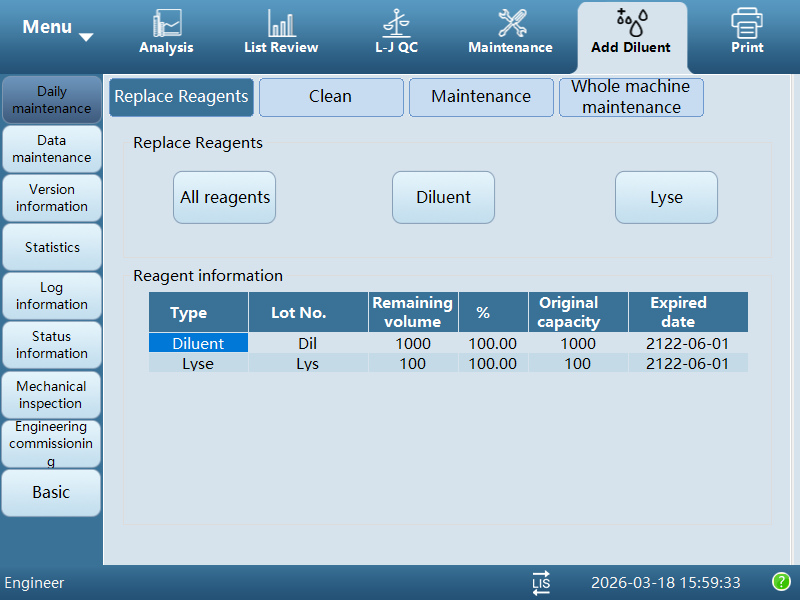
#> input picture images/Add Diluent.png, 800 x 600 px
$ python png_to_svg.py 'images/Add Diluent.png' out.png
#> lines starting #> are read from the running program, lines starting #| are printed output that depends on the picture; after the words box and inside, x2 and y2 are one past the last pixel; in counts of white or black regions, pixels touching at a corner belong together
#!/usr/bin/env python3
"""Convert a PNG image into an approximate SVG using color quantization.

This is aimed at UI screenshots and similar flat-color images. It reduces the
image to a limited palette, extracts filled regions per color, and writes them
as SVG paths.
"""

from __future__ import annotations

import argparse
import html
from dataclasses import dataclass
from pathlib import Path

import cv2
import numpy as np
from PIL import Image


@dataclass(frozen=True)
class SvgPath:
    color: str
    d: str


def parse_args() -> argparse.Namespace:
    parser = argparse.ArgumentParser(
        description="Convert a PNG image to an approximate SVG."
    )
    parser.add_argument("input", type=Path, help="Input PNG path")
    parser.add_argument("output", type=Path, help="Output SVG path")
    parser.add_argument(
        "--colors",
        type=int,
        default=16,
        help="Number of colors after quantization (default: 16)",
    )
    parser.add_argument(
        "--min-area",
        type=float,
        default=12.0,
        help="Ignore contours smaller than this area (default: 12)",
    )
    parser.add_argument(
        "--epsilon",
        type=float,
        default=1.2,
        help="Contour simplification in pixels (default: 1.2)",
    )
    parser.add_argument(
        "--background",
        default=None,
        help="Force background fill color, e.g. '#ffffff'",
    )
    return parser.parse_args()


def quantize_image(image: Image.Image, colors: int) -> tuple[np.ndarray, list[tuple[int, int, int]]]:
    rgb = image.convert("RGB")
    quantized = rgb.quantize(colors=colors, method=Image.Quantize.MEDIANCUT)
    indexed = np.array(quantized, dtype=np.uint8)

    raw_palette = quantized.getpalette() or []
    palette: list[tuple[int, int, int]] = []
    for idx in range(colors):
        base = idx * 3
        if base + 2 >= len(raw_palette):
            palette.append((0, 0, 0))
            continue
        palette.append(
            (raw_palette[base], raw_palette[base + 1], raw_palette[base + 2])
        )
    return indexed, palette


def rgb_to_hex(rgb: tuple[int, int, int]) -> str:
    return "#{:02x}{:02x}{:02x}".format(*rgb)


def contour_to_path(contour: np.ndarray) -> str:
    points = contour.reshape(-1, 2)
    if len(points) == 0:
        return ""
    commands = [f"M {int(points[0][0])} {int(points[0][1])}"]
    commands.extend(f"L {int(x)} {int(y)}" for x, y in points[1:])
    commands.append("Z")
    return " ".join(commands)


def build_svg_paths(
    indexed: np.ndarray,
    palette: list[tuple[int, int, int]],
    min_area: float,
    epsilon: float,
) -> list[SvgPath]:
    paths: list[SvgPath] = []
    used_indices = sorted(int(v) for v in np.unique(indexed))

    for palette_index in used_indices:
        mask = np.where(indexed == palette_index, 255, 0).astype(np.uint8)
        contours, _hierarchy = cv2.findContours(
            mask, cv2.RETR_LIST, cv2.CHAIN_APPROX_SIMPLE
        )
        color = rgb_to_hex(palette[palette_index])

        for contour in contours:
            area = cv2.contourArea(contour)
            if area < min_area:
                continue
            approx = cv2.approxPolyDP(contour, epsilon, True)
            path_data = contour_to_path(approx)
            if path_data:
                paths.append(SvgPath(color=color, d=path_data))

    return sorted(paths, key=lambda item: len(item.d))


def write_svg(
    output: Path,
    width: int,
    height: int,
    paths: list[SvgPath],
    background: str | None,
    source_name: str,
) -> None:
    output.parent.mkdir(parents=True, exist_ok=True)
    lines = [
        '<?xml version="1.0" encoding="UTF-8"?>',
        (
            f'<svg xmlns="http://www.w3.org/2000/svg" '
            f'width="{width}" height="{height}" viewBox="0 0 {width} {height}" '
            f'shape-rendering="geometricPrecision">'
        ),
        f"  <title>{html.escape(source_name)}</title>",
    ]
    if background:
        lines.append(
            f'  <rect x="0" y="0" width="{width}" height="{height}" fill="{background}"/>'
        )
    for path in paths:
        lines.append(f'  <path d="{path.d}" fill="{path.color}" stroke="none"/>')
    lines.append("</svg>")
    output.write_text("\n".join(lines) + "\n", encoding="utf-8")


def main() -> None:
    args = parse_args()
    image = Image.open(args.input)
#> image is the input picture: PIL image 800x600 RGB; mean R, G, B 172, 195.9, 213
    indexed, palette = quantize_image(image, args.colors)
#> in quantize_image, `quantized = rgb.quantize(colors=colors, method=Image.Quantize.MEDIANCUT)`:
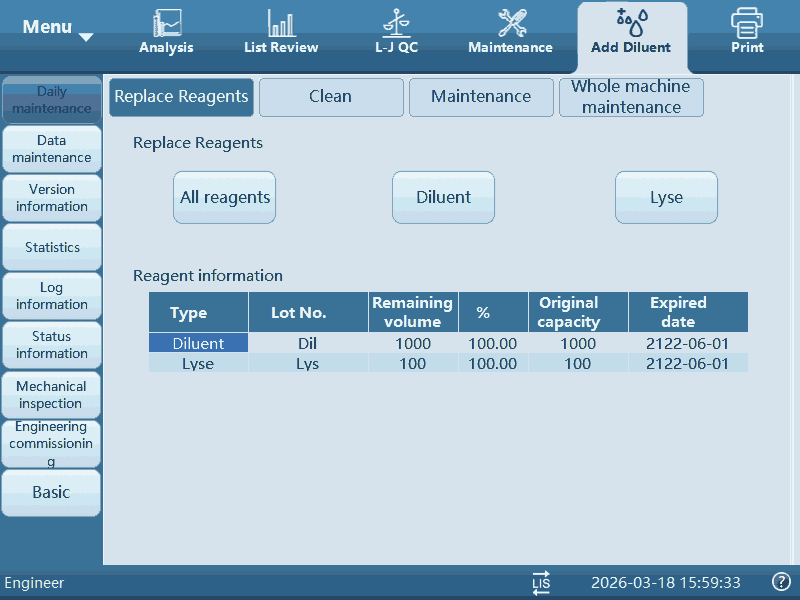
#> quantized: PIL image 800x600 P; mean R, G, B 171.7, 196.3, 213.6
#> in quantize_image, `indexed = np.array(quantized, dtype=np.uint8)`:
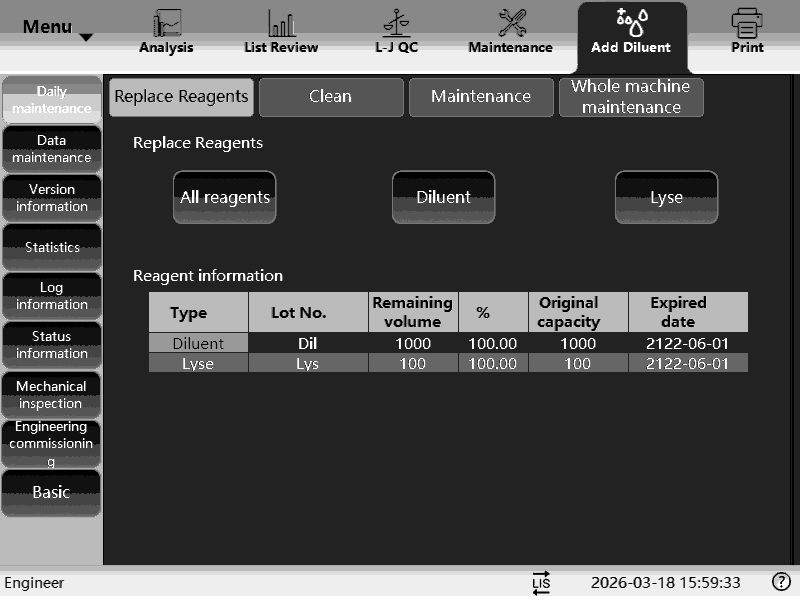
#> indexed: shape (600, 800); min 0, max 15, mean 4.75; drawn with min black and max white
#> in quantize_image, `raw_palette = quantized.getpalette() or []`: raw_palette = 48 values, max 249 at index 2, min 39 at index 45, mean 160.5
#> after the loop in quantize_image, `for idx in range(colors):`: palette = [(234, 245, 249), (219, 237, 245), (214, 227, 237), (214, 227, 190), (204, 231, 242), (202, 221, 237), (195, 220, 233), (129, 164, 187), (67, 131, 173), (58, 113, 178), (60, 113, 151), (58, 113, 151), (78, 113, 149), (60, 106, 139), (45, 97, 135), (39, 71, 103)]
    paths = build_svg_paths(indexed, palette, args.min_area, args.epsilon)
#> in build_svg_paths, `used_indices = sorted(int(v) for v in np.unique(indexed))`: used_indices = [0, 1, 2, 3, 4, 5, 6, 7, 8, 9, 10, 11, 12, 13, 14, 15]
#> the loop in build_svg_paths, `for palette_index in used_indices:` made 16 passes
#> color on passes 1, 2, 6, 7, 15: '#eaf5f9', '#dbedf5', '#cadded', '#c3dce9', '#2d6187'
#> color on passes 10, 11, 14, 16: '#3a71b2', '#3c7197', '#3c6a8b', '#274767'
#> pass 1, in build_svg_paths, `mask = np.where(indexed == palette_index, 255, 0).astype(np.uint8)`:
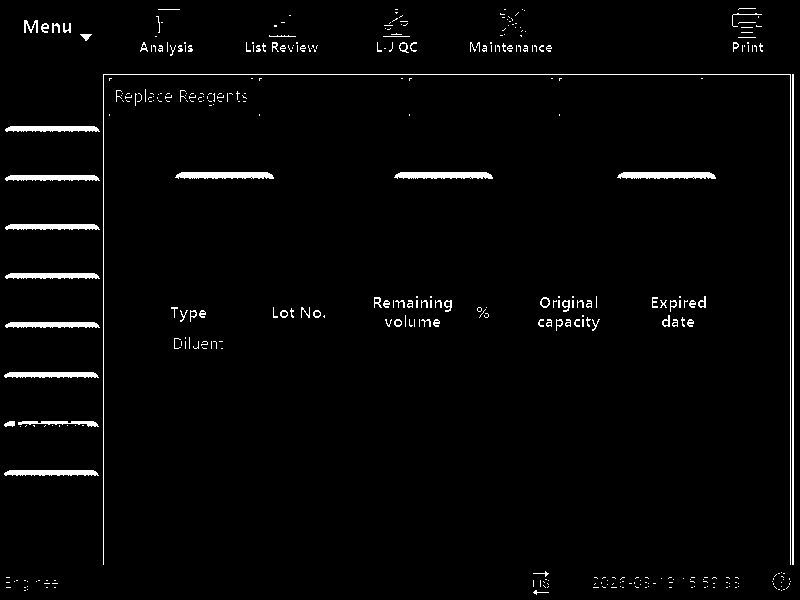
#> mask: shape (600, 800); 2.5% white; 379 white regions (294 under 20 px), largest, box (x1, y1, x2, y2) and area: (103, 74, 791, 565) 1668, (792, 74, 794, 565) 982, (175, 172, 274, 179) 600
#> pass 2, in build_svg_paths, `mask = np.where(indexed == palette_index, 255, 0).astype(np.uint8)`:
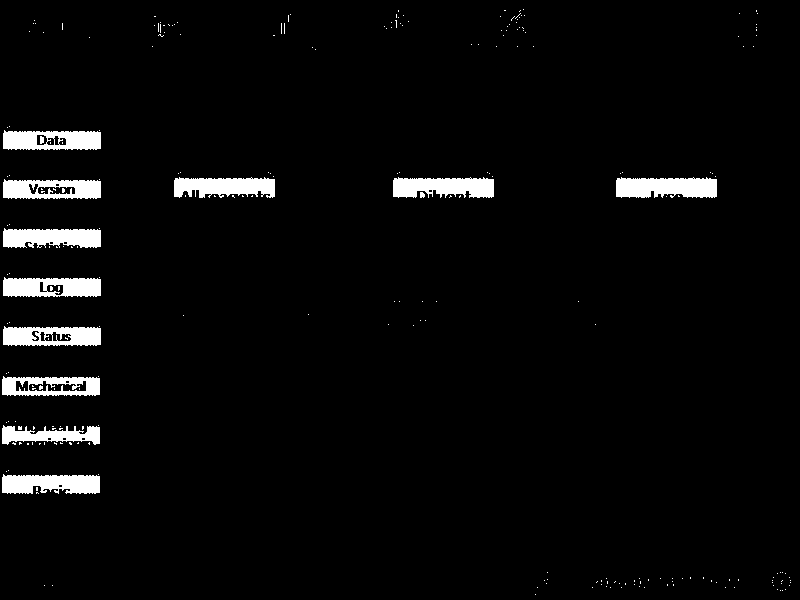
#> mask: shape (600, 800); 3.7% white; 249 white regions (236 under 20 px), largest, box (x1, y1, x2, y2) and area: (616, 177, 717, 198) 1833, (393, 177, 494, 198) 1716, (174, 177, 275, 198) 1664
#> pass 3, in build_svg_paths, `mask = np.where(indexed == palette_index, 255, 0).astype(np.uint8)`:
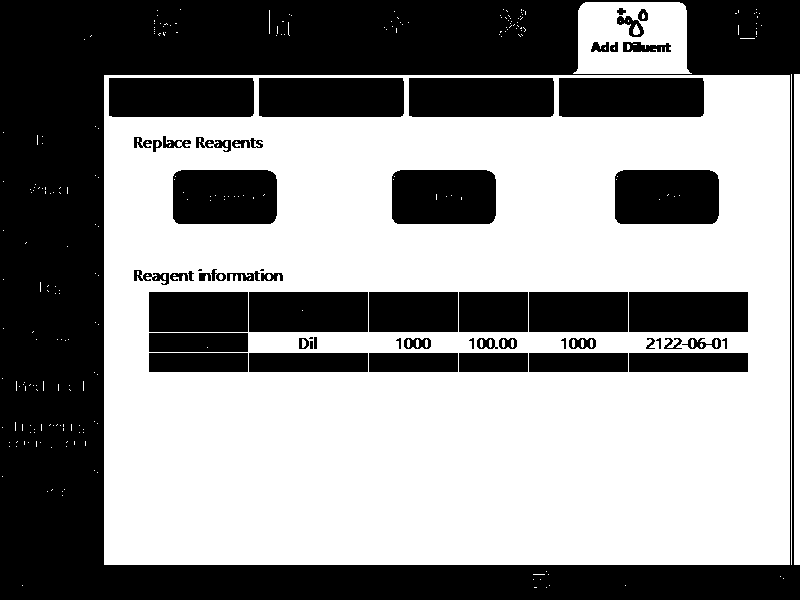
#> mask: shape (600, 800); 55.8% white; 58 black regions (3 under 20 px), largest, box (x1, y1, x2, y2) and area: (0, 0, 800, 600) 132134, (109, 78, 254, 117) 5644, (259, 78, 404, 117) 5644
#> after the loop in build_svg_paths, `for palette_index in used_indices:`:
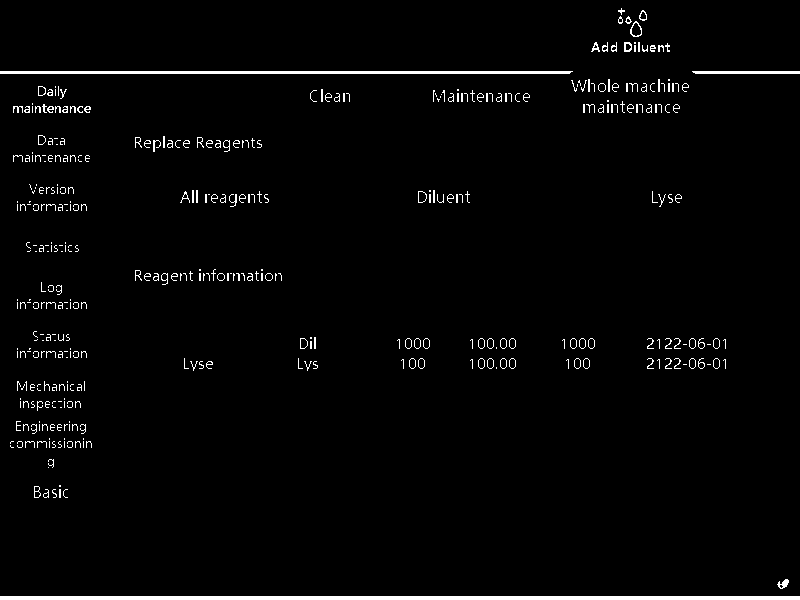
#> mask: shape (600, 800); 2.3% white; 395 white regions (261 under 20 px), largest, box (x1, y1, x2, y2) and area: (0, 596, 800, 600) 3200, (0, 71, 573, 74) 1714, (692, 71, 800, 74) 320
    width, height = image.size
    write_svg(
        output=args.output,
        width=width,
        height=height,
        paths=paths,
        background=args.background,
        source_name=args.input.name,
    )
    print(f"Wrote {args.output} with {len(paths)} paths")
#| Wrote out.png with 571 paths


if __name__ == "__main__":
    main()

$ run again, on images/L-J QC.png
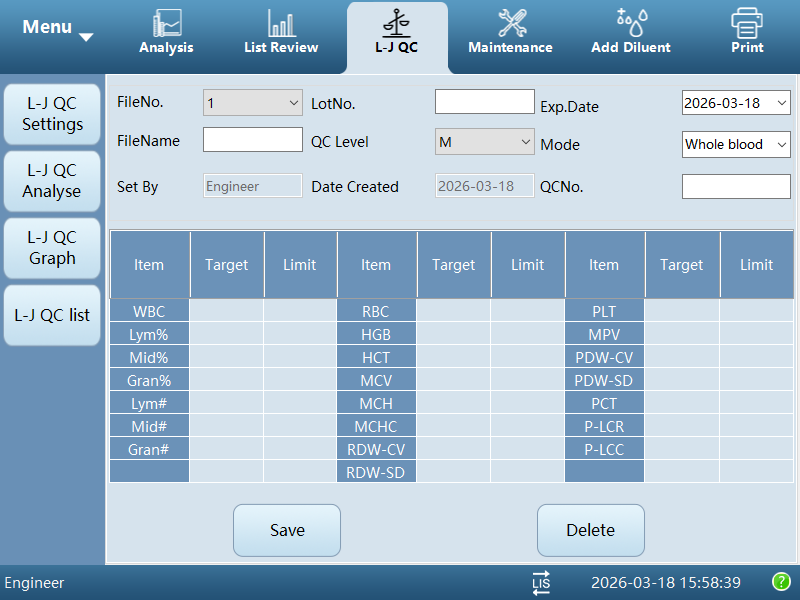
#> input picture images/L-J QC.png, 800 x 600 px
#> in main, image is the input picture: PIL image 800x600 RGB; mean R, G, B 164.6, 189.3, 209.1
#> raw_palette = 48 values, max 255 at index 0, min 39 at index 45, mean 166.5
#> after the loop in quantize_image, `for idx in range(colors):`: palette = [(255, 255, 254), (225, 239, 246), (214, 227, 237), (214, 227, 193), (204, 232, 243), (193, 207, 215), (135, 146, 181), (107, 146, 202), (107, 146, 184), (107, 146, 182), (86, 152, 189), (134, 128, 123), (105, 144, 182), (69, 127, 166), (52, 101, 137), (39, 78, 112)]
#> used_indices = [0, 1, 2, 3, 4, 5, 6, 7, 8, 9, 10, 11, 12, 13, 14, 15]
#> the loop in build_svg_paths, `for palette_index in used_indices:` made 16 passes
#> color on passes 6, 7, 9, 12: '#c1cfd7', '#8792b5', '#6b92b8', '#86807b'
#> pass 1, in build_svg_paths, `mask = np.where(indexed == palette_index, 255, 0).astype(np.uint8)`:
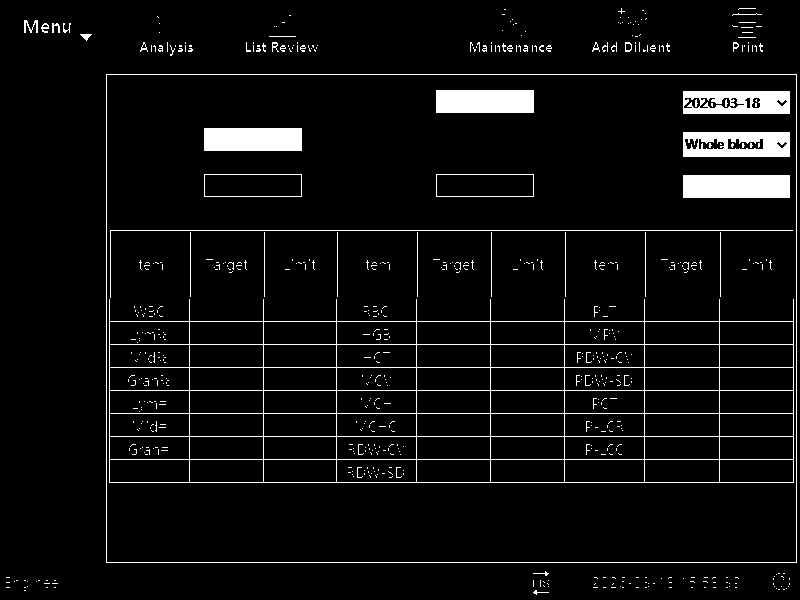
#> mask: shape (600, 800); 5.3% white; 641 white regions (593 under 20 px), largest, box (x1, y1, x2, y2) and area: (109, 299, 794, 483) 7240, (683, 175, 790, 198) 2461, (106, 74, 797, 563) 2356
#> after the loop in build_svg_paths, `for palette_index in used_indices:`:
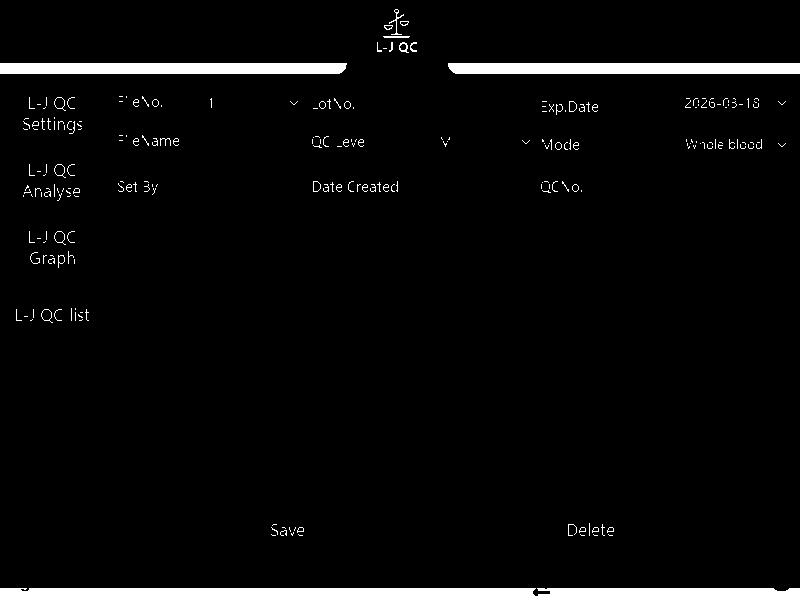
#> mask: shape (600, 800); 4.1% white; 237 white regions (196 under 20 px), largest, box (x1, y1, x2, y2) and area: (0, 588, 800, 600) 9481, (448, 63, 800, 74) 3849, (0, 63, 347, 74) 3792
#| Wrote out.png with 554 paths

$ run again, on images/List Review.png
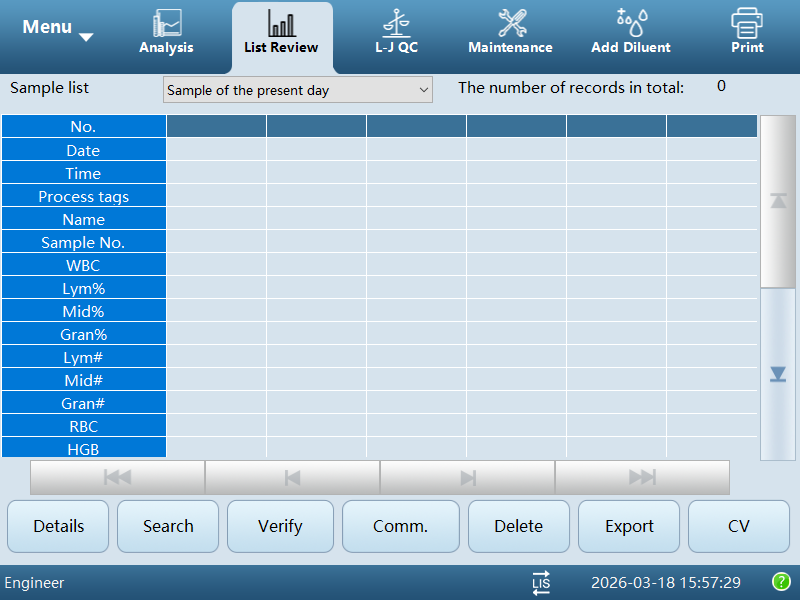
#> input picture images/List Review.png, 800 x 600 px
#> in main, image is the input picture: PIL image 800x600 RGB; mean R, G, B 162, 193.1, 216.2
#> raw_palette = 48 values, max 252 at index 1, min 0 at index 33, mean 171.7
#> after the loop in quantize_image, `for idx in range(colors):`: palette = [(250, 252, 252), (226, 237, 244), (215, 227, 238), (214, 227, 238), (214, 227, 237), (223, 227, 216), (204, 231, 243), (207, 219, 224), (127, 162, 186), (66, 132, 172), (62, 120, 177), (0, 120, 225), (0, 120, 215), (60, 113, 150), (52, 105, 143), (41, 84, 119)]
#> used_indices = [0, 1, 2, 3, 4, 5, 6, 7, 8, 9, 10, 11, 12, 13, 14, 15]
#> the loop in build_svg_paths, `for palette_index in used_indices:` made 16 passes
#> color on passes 2, 5, 8, 9, 10: '#e2edf4', '#d6e3ed', '#cfdbe0', '#7fa2ba', '#4284ac'
#> pass 1, in build_svg_paths, `mask = np.where(indexed == palette_index, 255, 0).astype(np.uint8)`:
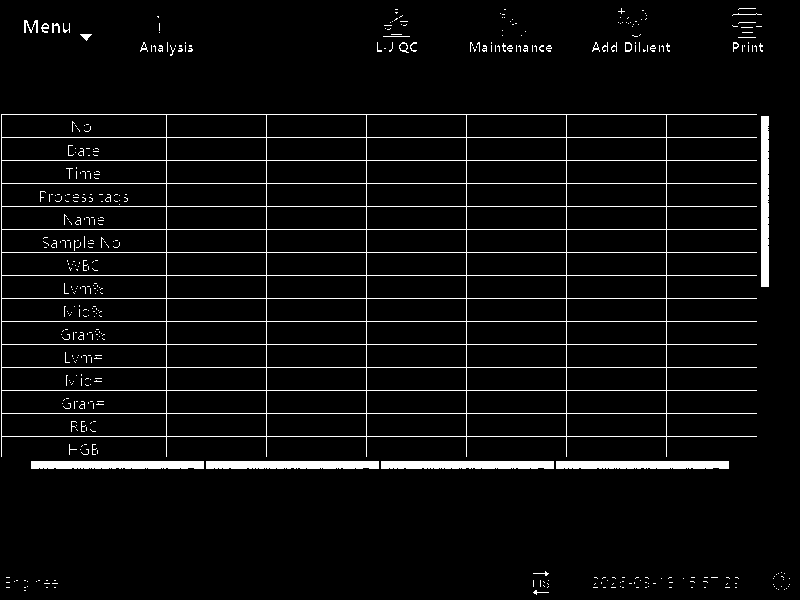
#> mask: shape (600, 800); 4.8% white; 431 white regions (397 under 20 px), largest, box (x1, y1, x2, y2) and area: (1, 114, 757, 457) 13636, (761, 116, 769, 287) 1353, (31, 461, 204, 469) 1348
#> after the loop in build_svg_paths, `for palette_index in used_indices:`:
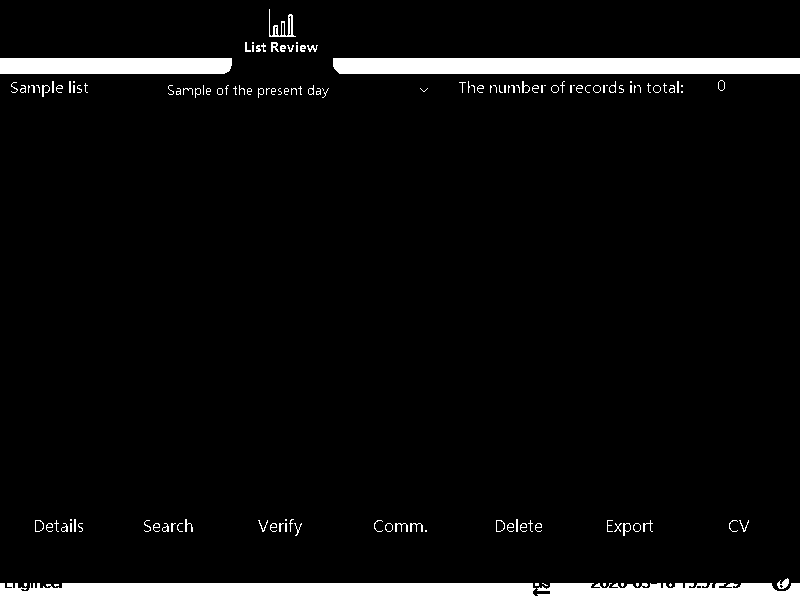
#> mask: shape (600, 800); 5.6% white; 138 white regions (74 under 20 px), largest, box (x1, y1, x2, y2) and area: (0, 583, 800, 600) 12748, (333, 58, 800, 74) 7450, (0, 58, 232, 74) 3690
#| Wrote out.png with 504 paths
